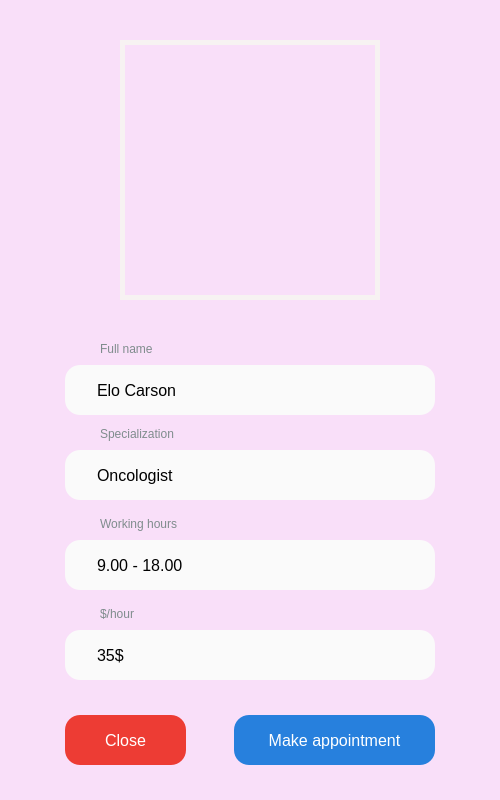
<?xml version="1.0" encoding="UTF-8"?>
<ui version="4.0">
 <class>MainWindow</class>
 <widget class="QMainWindow" name="MainWindow">
  <property name="enabled">
   <bool>true</bool>
  </property>
  <property name="geometry">
   <rect>
    <x>0</x>
    <y>0</y>
    <width>500</width>
    <height>800</height>
   </rect>
  </property>
  <property name="windowTitle">
   <string>MainWindow</string>
  </property>
  <property name="styleSheet">
   <string notr="true">background-color: #F9DFF9;</string>
  </property>
  <widget class="QWidget" name="centralwidget">
   <widget class="QLabel" name="label_1">
    <property name="geometry">
     <rect>
      <x>120</x>
      <y>40</y>
      <width>260</width>
      <height>260</height>
     </rect>
    </property>
    <property name="styleSheet">
     <string notr="true">border: 5px solid #f7f2f2</string>
    </property>
    <property name="text">
     <string/>
    </property>
    <property name="pixmap">
     <pixmap>profile.png</pixmap>
    </property>
   </widget>
   <widget class="QLineEdit" name="lineEdit_1">
    <property name="geometry">
     <rect>
      <x>65</x>
      <y>365</y>
      <width>370</width>
      <height>50</height>
     </rect>
    </property>
    <property name="styleSheet">
     <string notr="true">padding: 15px 30px;
font-size: 16px;
border-radius: 15px;
background: #FAFAFA;
border: none;</string>
    </property>
    <property name="text">
     <string>Elo Carson</string>
    </property>
    <property name="readOnly">
     <bool>true</bool>
    </property>
   </widget>
   <widget class="QLabel" name="label_2">
    <property name="geometry">
     <rect>
      <x>100</x>
      <y>340</y>
      <width>101</width>
      <height>17</height>
     </rect>
    </property>
    <property name="styleSheet">
     <string notr="true">color:#7f8c8d</string>
    </property>
    <property name="text">
     <string>Full name</string>
    </property>
   </widget>
   <widget class="QLabel" name="label_3">
    <property name="geometry">
     <rect>
      <x>100</x>
      <y>425</y>
      <width>101</width>
      <height>17</height>
     </rect>
    </property>
    <property name="styleSheet">
     <string notr="true">color:#7f8c8d</string>
    </property>
    <property name="text">
     <string>Specialization</string>
    </property>
   </widget>
   <widget class="QLineEdit" name="lineEdit_2">
    <property name="geometry">
     <rect>
      <x>65</x>
      <y>450</y>
      <width>370</width>
      <height>50</height>
     </rect>
    </property>
    <property name="styleSheet">
     <string notr="true">padding: 15px 30px;
font-size: 16px;
border-radius: 15px;
background: #FAFAFA;
border: none;</string>
    </property>
    <property name="text">
     <string>Oncologist</string>
    </property>
    <property name="readOnly">
     <bool>true</bool>
    </property>
   </widget>
   <widget class="QLabel" name="label_4">
    <property name="geometry">
     <rect>
      <x>100</x>
      <y>515</y>
      <width>101</width>
      <height>17</height>
     </rect>
    </property>
    <property name="styleSheet">
     <string notr="true">color:#7f8c8d</string>
    </property>
    <property name="text">
     <string>Working hours</string>
    </property>
   </widget>
   <widget class="QLineEdit" name="lineEdit_3">
    <property name="geometry">
     <rect>
      <x>65</x>
      <y>540</y>
      <width>370</width>
      <height>50</height>
     </rect>
    </property>
    <property name="styleSheet">
     <string notr="true">padding: 15px 30px;
font-size: 16px;
border-radius: 15px;
background: #FAFAFA;
border: none;</string>
    </property>
    <property name="text">
     <string>9.00 - 18.00</string>
    </property>
    <property name="readOnly">
     <bool>true</bool>
    </property>
   </widget>
   <widget class="QLabel" name="label_5">
    <property name="geometry">
     <rect>
      <x>100</x>
      <y>605</y>
      <width>101</width>
      <height>17</height>
     </rect>
    </property>
    <property name="styleSheet">
     <string notr="true">color:#7f8c8d</string>
    </property>
    <property name="text">
     <string>$/hour</string>
    </property>
   </widget>
   <widget class="QLineEdit" name="lineEdit_4">
    <property name="geometry">
     <rect>
      <x>65</x>
      <y>630</y>
      <width>370</width>
      <height>50</height>
     </rect>
    </property>
    <property name="styleSheet">
     <string notr="true">padding: 15px 30px;
font-size: 16px;
border-radius: 15px;
background: #FAFAFA;
border: none;</string>
    </property>
    <property name="text">
     <string>35$</string>
    </property>
    <property name="readOnly">
     <bool>true</bool>
    </property>
   </widget>
   <widget class="QPushButton" name="pushButton_2">
    <property name="geometry">
     <rect>
      <x>234</x>
      <y>715</y>
      <width>201</width>
      <height>50</height>
     </rect>
    </property>
    <property name="styleSheet">
     <string notr="true">QPushButton {
  padding: 15px 30px;
  font-size: 16px;
  border-radius: 15px;
  background: #2780DD;
  border: none;
  text-align: center;
  color: #fff;
}

QPushButton:pressed {
  background: #2B5DAA;
}</string>
    </property>
    <property name="text">
     <string>Make appointment</string>
    </property>
   </widget>
   <widget class="QPushButton" name="pushButton_1">
    <property name="geometry">
     <rect>
      <x>65</x>
      <y>715</y>
      <width>121</width>
      <height>50</height>
     </rect>
    </property>
    <property name="styleSheet">
     <string notr="true">QPushButton {
  padding: 15px 30px;
  font-size: 16px;
  border-radius: 15px;
  background: #ED3C34;
  border: none;
  text-align: center;
  color: #fff;
}

QPushButton:pressed {
  background: #AA2823;
}</string>
    </property>
    <property name="text">
     <string>Close</string>
    </property>
   </widget>
  </widget>
 </widget>
 <resources/>
 <connections/>
</ui>
